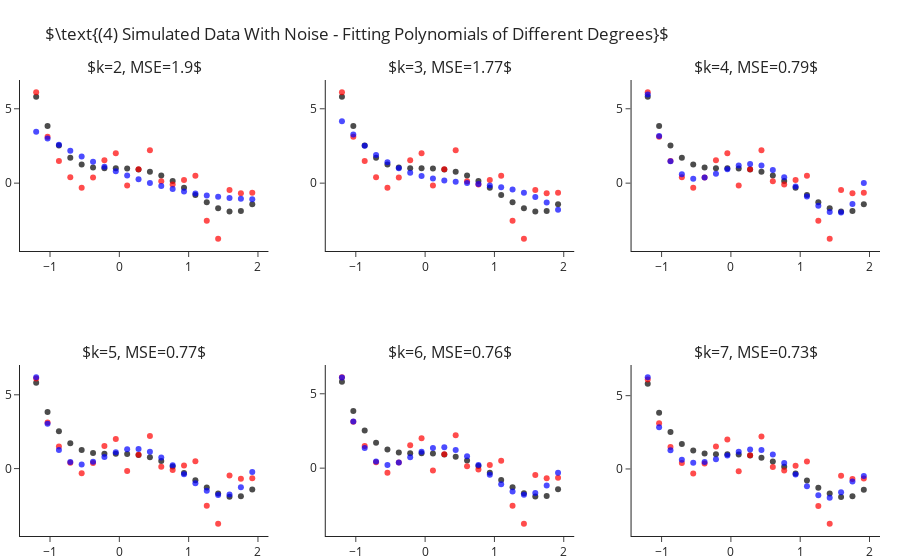

Here is the notebook cell this chart was saved with:
### Markdown cell above
## Fitting Polynomial Of Different Degrees - With Sample Noise

Still fitting for different values of $k$, let us add some standard Gaussian noise (i.e. $\mathcal{N}\left(0,1\right)$).
This time we observe two things:
- Even for the correct $k=4$ model we are not able to achieve zero MSE.
- As we increase $4<k\rightarrow 7$ we manage to decrease the error more and more.

### Code cell
y = y_ + np.random.normal(size=len(y_))

ks = range(2, 8)
fig = make_subplots(2, 3, subplot_titles=list(ks))
for i, k in enumerate(ks):
    r,c = i//3+1, i%3+1 
    
    y_hat = make_pipeline(PolynomialFeatures(k), LinearRegression(fit_intercept=False)).fit(X, y).predict(X)
    fig.add_traces([go.Scatter(x=x, y=y_, mode="markers", name="Real Points",  marker=dict(color="black", opacity=.7), showlegend=False),
                    go.Scatter(x=x, y=y, mode="markers", name="Observed Points",  marker=dict(color="red", opacity=.7), showlegend=False), 
                    go.Scatter(x=x, y=y_hat, mode="markers", name="Predicted Points",  marker=dict(color="blue", opacity=.7), showlegend=False)], rows=r, cols=c)
    fig["layout"]["annotations"][i]["text"] = rf"$k={{0}}, MSE={{1}}$".format(k, round(np.mean((y-y_hat)**2), 2))

fig.update_layout(title=r"$\text{(4) Simulated Data With Noise - Fitting Polynomials of Different Degrees}$", margin=dict(t=80)).show()

### Figure 1 — Plotly figure (JSON) as saved in the notebook; plotly's stock layout.template omitted (floating-point values rounded to 4 significant figures)
{"data": [{"marker": {"color": "black", "opacity": 0.7}, "mode": "markers", "name": "Real Points", "showlegend": false, "x": [-1.2, -1.036, -0.8718, -0.7077, -0.5436, -0.3795, -0.2154, -0.05128, 0.1128, 0.2769, 0.441, 0.6051, 0.7692, 0.9333, 1.097, 1.262, 1.426, 1.59, 1.754, 1.918], "y": [5.81, 3.838, 2.523, 1.709, 1.261, 1.058, 0.9989, 0.999, 0.9909, 0.9251, 0.769, 0.5078, 0.1439, -0.3028, -0.7951, -1.278, -1.68, -1.912, -1.866, -1.418], "type": "scatter", "xaxis": "x", "yaxis": "y"}, {"marker": {"color": "red", "opacity": 0.7}, "mode": "markers", "name": "Observed Points", "showlegend": false, "x": [-1.2, -1.036, -0.8718, -0.7077, -0.5436, -0.3795, -0.2154, -0.05128, 0.1128, 0.2769, 0.441, 0.6051, 0.7692, 0.9333, 1.097, 1.262, 1.426, 1.59, 1.754, 1.918], "y": [6.107, 3.116, 1.491, 0.4028, -0.3142, 0.3798, 1.532, 2.009, -0.1608, 0.94, 2.212, 0.1325, -0.09682, 0.2106, 0.5048, -2.52, -3.734, -0.4622, -0.6816, -0.6474], "type": "scatter", "xaxis": "x", "yaxis": "y"}, {"marker": {"color": "blue", "opacity": 0.7}, "mode": "markers", "name": "Predicted Points", "showlegend": false, "x": [-1.2, -1.036, -0.8718, -0.7077, -0.5436, -0.3795, -0.2154, -0.05128, 0.1128, 0.2769, 0.441, 0.6051, 0.7692, 0.9333, 1.097, 1.262, 1.426, 1.59, 1.754, 1.918], "y": [3.451, 3.002, 2.576, 2.174, 1.796, 1.441, 1.109, 0.8005, 0.5155, 0.2539, 0.01578, -0.199, -0.3903, -0.5583, -0.7028, -0.8239, -0.9216, -0.996, -1.047, -1.074], "type": "scatter", "xaxis": "x", "yaxis": "y"}, {"marker": {"color": "black", "opacity": 0.7}, "mode": "markers", "name": "Real Points", "showlegend": false, "x": [-1.2, -1.036, -0.8718, -0.7077, -0.5436, -0.3795, -0.2154, -0.05128, 0.1128, 0.2769, 0.441, 0.6051, 0.7692, 0.9333, 1.097, 1.262, 1.426, 1.59, 1.754, 1.918], "y": [5.81, 3.838, 2.523, 1.709, 1.261, 1.058, 0.9989, 0.999, 0.9909, 0.9251, 0.769, 0.5078, 0.1439, -0.3028, -0.7951, -1.278, -1.68, -1.912, -1.866, -1.418], "type": "scatter", "xaxis": "x2", "yaxis": "y2"}, {"marker": {"color": "red", "opacity": 0.7}, "mode": "markers", "name": "Observed Points", "showlegend": false, "x": [-1.2, -1.036, -0.8718, -0.7077, -0.5436, -0.3795, -0.2154, -0.05128, 0.1128, 0.2769, 0.441, 0.6051, 0.7692, 0.9333, 1.097, 1.262, 1.426, 1.59, 1.754, 1.918], "y": [6.107, 3.116, 1.491, 0.4028, -0.3142, 0.3798, 1.532, 2.009, -0.1608, 0.94, 2.212, 0.1325, -0.09682, 0.2106, 0.5048, -2.52, -3.734, -0.4622, -0.6816, -0.6474], "type": "scatter", "xaxis": "x2", "yaxis": "y2"}, {"marker": {"color": "blue", "opacity": 0.7}, "mode": "markers", "name": "Predicted Points", "showlegend": false, "x": [-1.2, -1.036, -0.8718, -0.7077, -0.5436, -0.3795, -0.2154, -0.05128, 0.1128, 0.2769, 0.441, 0.6051, 0.7692, 0.9333, 1.097, 1.262, 1.426, 1.59, 1.754, 1.918], "y": [4.162, 3.264, 2.514, 1.897, 1.4, 1.006, 0.7026, 0.4735, 0.3047, 0.1812, 0.08851, 0.01187, -0.0634, -0.152, -0.2686, -0.4279, -0.6447, -0.9335, -1.309, -1.786], "type": "scatter", "xaxis": "x2", "yaxis": "y2"}, {"marker": {"color": "black", "opacity": 0.7}, "mode": "markers", "name": "Real Points", "showlegend": false, "x": [-1.2, -1.036, -0.8718, -0.7077, -0.5436, -0.3795, -0.2154, -0.05128, 0.1128, 0.2769, 0.441, 0.6051, 0.7692, 0.9333, 1.097, 1.262, 1.426, 1.59, 1.754, 1.918], "y": [5.81, 3.838, 2.523, 1.709, 1.261, 1.058, 0.9989, 0.999, 0.9909, 0.9251, 0.769, 0.5078, 0.1439, -0.3028, -0.7951, -1.278, -1.68, -1.912, -1.866, -1.418], "type": "scatter", "xaxis": "x3", "yaxis": "y3"}, {"marker": {"color": "red", "opacity": 0.7}, "mode": "markers", "name": "Observed Points", "showlegend": false, "x": [-1.2, -1.036, -0.8718, -0.7077, -0.5436, -0.3795, -0.2154, -0.05128, 0.1128, 0.2769, 0.441, 0.6051, 0.7692, 0.9333, 1.097, 1.262, 1.426, 1.59, 1.754, 1.918], "y": [6.107, 3.116, 1.491, 0.4028, -0.3142, 0.3798, 1.532, 2.009, -0.1608, 0.94, 2.212, 0.1325, -0.09682, 0.2106, 0.5048, -2.52, -3.734, -0.4622, -0.6816, -0.6474], "type": "scatter", "xaxis": "x3", "yaxis": "y3"}, {"marker": {"color": "blue", "opacity": 0.7}, "mode": "markers", "name": "Predicted Points", "showlegend": false, "x": [-1.2, -1.036, -0.8718, -0.7077, -0.5436, -0.3795, -0.2154, -0.05128, 0.1128, 0.2769, 0.441, 0.6051, 0.7692, 0.9333, 1.097, 1.262, 1.426, 1.59, 1.754, 1.918], "y": [5.954, 3.17, 1.477, 0.6015, 0.3026, 0.3714, 0.6314, 0.9385, 1.181, 1.279, 1.187, 0.8881, 0.4015, -0.2232, -0.9036, -1.525, -1.941, -1.971, -1.403, 0.00513], "type": "scatter", "xaxis": "x3", "yaxis": "y3"}, {"marker": {"color": "black", "opacity": 0.7}, "mode": "markers", "name": "Real Points", "showlegend": false, "x": [-1.2, -1.036, -0.8718, -0.7077, -0.5436, -0.3795, -0.2154, -0.05128, 0.1128, 0.2769, 0.441, 0.6051, 0.7692, 0.9333, 1.097, 1.262, 1.426, 1.59, 1.754, 1.918], "y": [5.81, 3.838, 2.523, 1.709, 1.261, 1.058, 0.9989, 0.999, 0.9909, 0.9251, 0.769, 0.5078, 0.1439, -0.3028, -0.7951, -1.278, -1.68, -1.912, -1.866, -1.418], "type": "scatter", "xaxis": "x4", "yaxis": "y4"}, {"marker": {"color": "red", "opacity": 0.7}, "mode": "markers", "name": "Observed Points", "showlegend": false, "x": [-1.2, -1.036, -0.8718, -0.7077, -0.5436, -0.3795, -0.2154, -0.05128, 0.1128, 0.2769, 0.441, 0.6051, 0.7692, 0.9333, 1.097, 1.262, 1.426, 1.59, 1.754, 1.918], "y": [6.107, 3.116, 1.491, 0.4028, -0.3142, 0.3798, 1.532, 2.009, -0.1608, 0.94, 2.212, 0.1325, -0.09682, 0.2106, 0.5048, -2.52, -3.734, -0.4622, -0.6816, -0.6474], "type": "scatter", "xaxis": "x4", "yaxis": "y4"}, {"marker": {"color": "blue", "opacity": 0.7}, "mode": "markers", "name": "Predicted Points", "showlegend": false, "x": [-1.2, -1.036, -0.8718, -0.7077, -0.5436, -0.3795, -0.2154, -0.05128, 0.1128, 0.2769, 0.441, 0.6051, 0.7692, 0.9333, 1.097, 1.262, 1.426, 1.59, 1.754, 1.918], "y": [6.186, 3.035, 1.261, 0.4548, 0.2802, 0.464, 0.7936, 1.111, 1.31, 1.327, 1.139, 0.759, 0.2286, -0.3853, -0.9962, -1.503, -1.794, -1.754, -1.269, -0.2275], "type": "scatter", "xaxis": "x4", "yaxis": "y4"}, {"marker": {"color": "black", "opacity": 0.7}, "mode": "markers", "name": "Real Points", "showlegend": false, "x": [-1.2, -1.036, -0.8718, -0.7077, -0.5436, -0.3795, -0.2154, -0.05128, 0.1128, 0.2769, 0.441, 0.6051, 0.7692, 0.9333, 1.097, 1.262, 1.426, 1.59, 1.754, 1.918], "y": [5.81, 3.838, 2.523, 1.709, 1.261, 1.058, 0.9989, 0.999, 0.9909, 0.9251, 0.769, 0.5078, 0.1439, -0.3028, -0.7951, -1.278, -1.68, -1.912, -1.866, -1.418], "type": "scatter", "xaxis": "x5", "yaxis": "y5"}, {"marker": {"color": "red", "opacity": 0.7}, "mode": "markers", "name": "Observed Points", "showlegend": false, "x": [-1.2, -1.036, -0.8718, -0.7077, -0.5436, -0.3795, -0.2154, -0.05128, 0.1128, 0.2769, 0.441, 0.6051, 0.7692, 0.9333, 1.097, 1.262, 1.426, 1.59, 1.754, 1.918], "y": [6.107, 3.116, 1.491, 0.4028, -0.3142, 0.3798, 1.532, 2.009, -0.1608, 0.94, 2.212, 0.1325, -0.09682, 0.2106, 0.5048, -2.52, -3.734, -0.4622, -0.6816, -0.6474], "type": "scatter", "xaxis": "x5", "yaxis": "y5"}, {"marker": {"color": "blue", "opacity": 0.7}, "mode": "markers", "name": "Predicted Points", "showlegend": false, "x": [-1.2, -1.036, -0.8718, -0.7077, -0.5436, -0.3795, -0.2154, -0.05128, 0.1128, 0.2769, 0.441, 0.6051, 0.7692, 0.9333, 1.097, 1.262, 1.426, 1.59, 1.754, 1.918], "y": [6.097, 3.143, 1.347, 0.4545, 0.2112, 0.375, 0.7313, 1.102, 1.356, 1.406, 1.218, 0.8045, 0.2196, -0.4477, -1.085, -1.572, -1.794, -1.668, -1.161, -0.3168], "type": "scatter", "xaxis": "x5", "yaxis": "y5"}, {"marker": {"color": "black", "opacity": 0.7}, "mode": "markers", "name": "Real Points", "showlegend": false, "x": [-1.2, -1.036, -0.8718, -0.7077, -0.5436, -0.3795, -0.2154, -0.05128, 0.1128, 0.2769, 0.441, 0.6051, 0.7692, 0.9333, 1.097, 1.262, 1.426, 1.59, 1.754, 1.918], "y": [5.81, 3.838, 2.523, 1.709, 1.261, 1.058, 0.9989, 0.999, 0.9909, 0.9251, 0.769, 0.5078, 0.1439, -0.3028, -0.7951, -1.278, -1.68, -1.912, -1.866, -1.418], "type": "scatter", "xaxis": "x6", "yaxis": "y6"}, {"marker": {"color": "red", "opacity": 0.7}, "mode": "markers", "name": "Observed Points", "showlegend": false, "x": [-1.2, -1.036, -0.8718, -0.7077, -0.5436, -0.3795, -0.2154, -0.05128, 0.1128, 0.2769, 0.441, 0.6051, 0.7692, 0.9333, 1.097, 1.262, 1.426, 1.59, 1.754, 1.918], "y": [6.107, 3.116, 1.491, 0.4028, -0.3142, 0.3798, 1.532, 2.009, -0.1608, 0.94, 2.212, 0.1325, -0.09682, 0.2106, 0.5048, -2.52, -3.734, -0.4622, -0.6816, -0.6474], "type": "scatter", "xaxis": "x6", "yaxis": "y6"}, {"marker": {"color": "blue", "opacity": 0.7}, "mode": "markers", "name": "Predicted Points", "showlegend": false, "x": [-1.2, -1.036, -0.8718, -0.7077, -0.5436, -0.3795, -0.2154, -0.05128, 0.1128, 0.2769, 0.441, 0.6051, 0.7692, 0.9333, 1.097, 1.262, 1.426, 1.59, 1.754, 1.918], "y": [6.253, 2.84, 1.273, 0.6236, 0.4258, 0.4682, 0.6539, 0.9153, 1.174, 1.332, 1.292, 0.9866, 0.4067, -0.3704, -1.178, -1.786, -1.963, -1.594, -0.8577, -0.4724], "type": "scatter", "xaxis": "x6", "yaxis": "y6"}], "layout": {"xaxis": {"anchor": "y", "domain": [0.0, 0.2889]}, "yaxis": {"anchor": "x", "domain": [0.625, 1.0]}, "xaxis2": {"anchor": "y2", "domain": [0.3556, 0.6444]}, "yaxis2": {"anchor": "x2", "domain": [0.625, 1.0]}, "xaxis3": {"anchor": "y3", "domain": [0.7111, 1.0]}, "yaxis3": {"anchor": "x3", "domain": [0.625, 1.0]}, "xaxis4": {"anchor": "y4", "domain": [0.0, 0.2889]}, "yaxis4": {"anchor": "x4", "domain": [0.0, 0.375]}, "xaxis5": {"anchor": "y5", "domain": [0.3556, 0.6444]}, "yaxis5": {"anchor": "x5", "domain": [0.0, 0.375]}, "xaxis6": {"anchor": "y6", "domain": [0.7111, 1.0]}, "yaxis6": {"anchor": "x6", "domain": [0.0, 0.375]}, "annotations": [{"font": {"size": 16}, "showarrow": false, "text": "$k=2, MSE=1.9$", "x": 0.1444, "xanchor": "center", "xref": "paper", "y": 1.0, "yanchor": "bottom", "yref": "paper"}, {"font": {"size": 16}, "showarrow": false, "text": "$k=3, MSE=1.77$", "x": 0.5, "xanchor": "center", "xref": "paper", "y": 1.0, "yanchor": "bottom", "yref": "paper"}, {"font": {"size": 16}, "showarrow": false, "text": "$k=4, MSE=0.79$", "x": 0.8556, "xanchor": "center", "xref": "paper", "y": 1.0, "yanchor": "bottom", "yref": "paper"}, {"font": {"size": 16}, "showarrow": false, "text": "$k=5, MSE=0.77$", "x": 0.1444, "xanchor": "center", "xref": "paper", "y": 0.375, "yanchor": "bottom", "yref": "paper"}, {"font": {"size": 16}, "showarrow": false, "text": "$k=6, MSE=0.76$", "x": 0.5, "xanchor": "center", "xref": "paper", "y": 0.375, "yanchor": "bottom", "yref": "paper"}, {"font": {"size": 16}, "showarrow": false, "text": "$k=7, MSE=0.73$", "x": 0.8556, "xanchor": "center", "xref": "paper", "y": 0.375, "yanchor": "bottom", "yref": "paper"}], "margin": {"t": 80}, "title": {"text": "$\\text{(4) Simulated Data With Noise - Fitting Polynomials of Different Degrees}$"}}}
